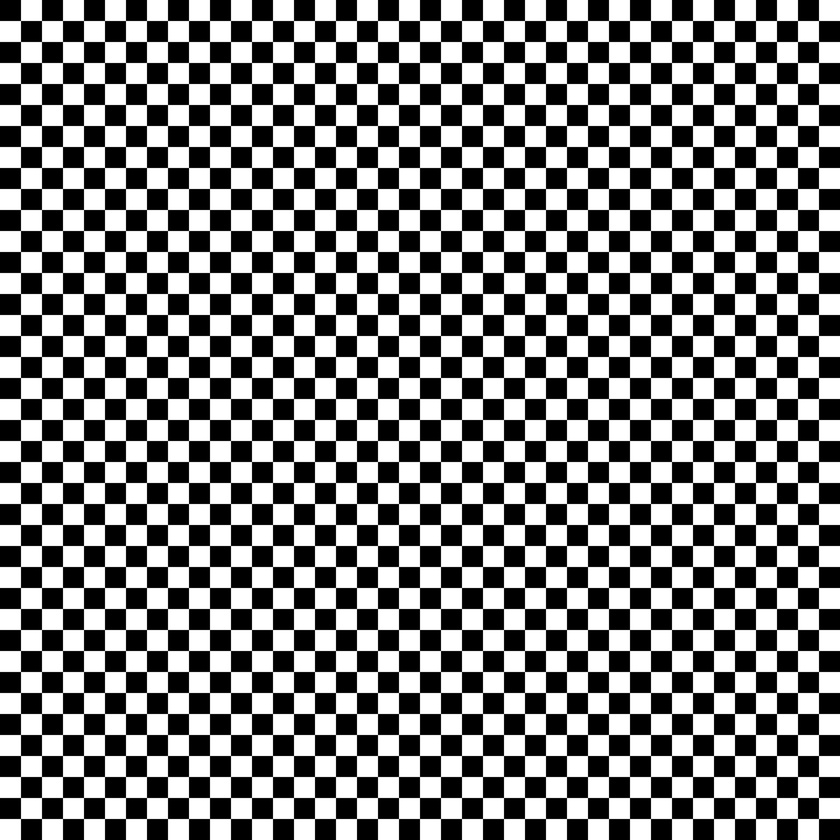
#> input picture projection_based/checkerboard.jpg, 840 x 840 px, shrunk from 1920 x 1920 before the run
$ python __edge_detection.py checkerboard.jpg
#> lines starting #> are read from the running program, lines starting #| are printed output that depends on the picture
#usage: python edge_detection.py image

# need to link cv2 to right python

import cv2
import numpy as np
from matplotlib import pyplot as plt
import sys

image_file = sys.argv[1]

img = cv2.imread(image_file,0)
#> img is the input picture: shape (840, 840); min 0, max 255, mean 127.5

edges = cv2.Canny(img,100,200)
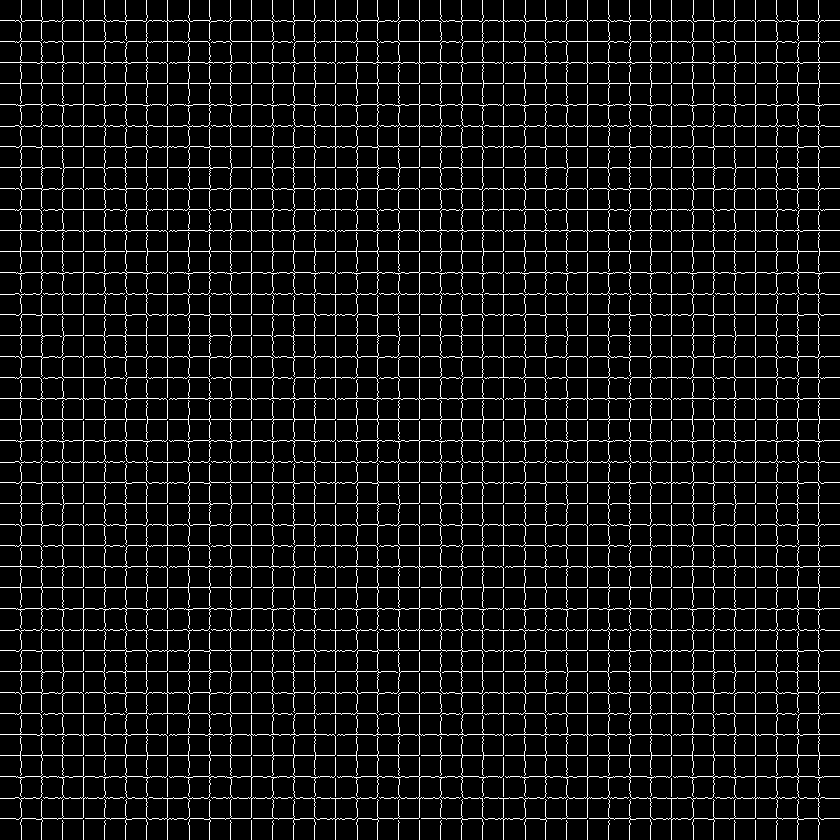
#> edges: shape (840, 840); 8.7% white in thin lines or dots

plt.subplot(121),plt.imshow(img,cmap = 'gray')

plt.title('Original Image'), plt.xticks([]), plt.yticks([])
plt.subplot(122),plt.imshow(edges,cmap = 'gray')
plt.title('Edge Image'), plt.xticks([]), plt.yticks([])

plt.show()
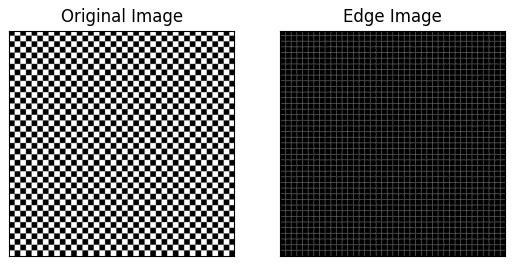
#> figure drawn by matplotlib, 2 panels
